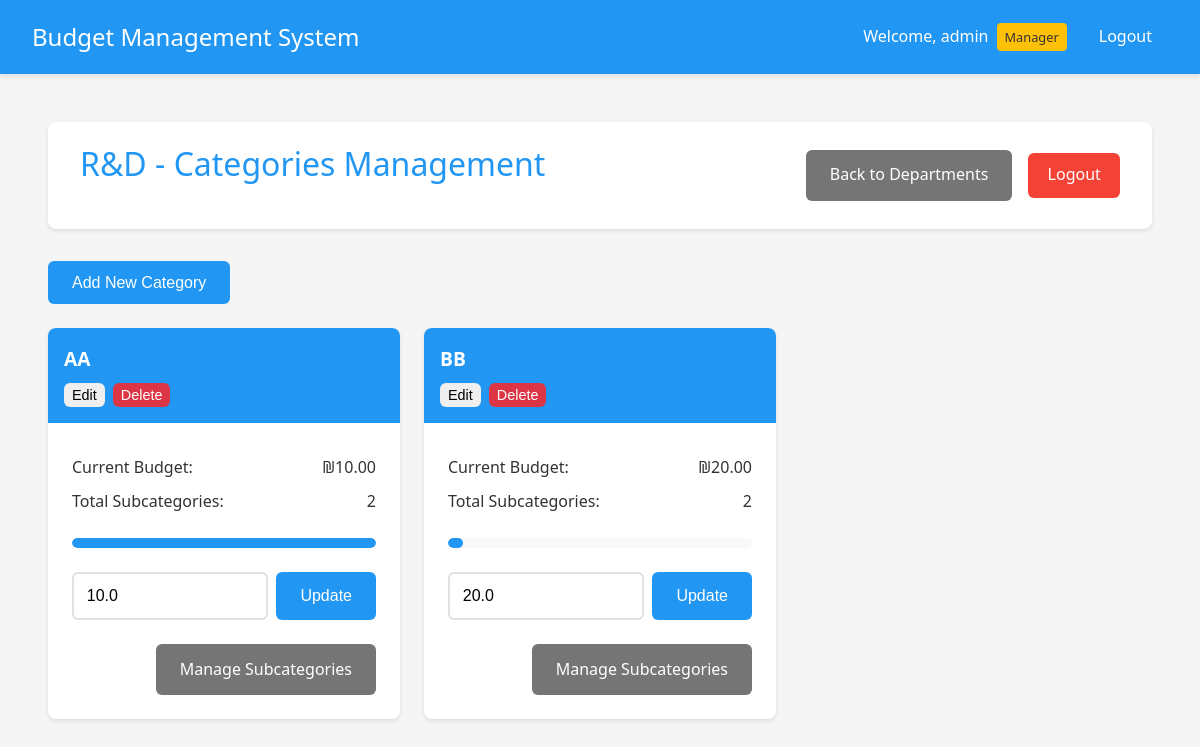
The app's page /manager/categories/1 (signed in) with its own data.
### app.py (models this page shows, shortened)
class User(UserMixin, db.Model):
    __tablename__ = 'user'
    id = db.Column(db.Integer, primary_key=True)
    username = db.Column(db.String(80), unique=True, nullable=False)
    password = db.Column(db.String(120), nullable=False)
    is_manager = db.Column(db.Boolean, default=False)
    is_admin = db.Column(db.Boolean, default=False)
    department_id = db.Column(db.Integer, db.ForeignKey('department.id'))
    status = db.Column(db.String(20), default='active')  # active, inactive, pending
    submitted_expenses = db.relationship('Expense',
                                       primaryjoin='User.id==Expense.user_id',
                                       backref='submitter',
                                       lazy=True)
    handled_expenses = db.relationship('Expense',
                                     primaryjoin='User.id==Expense.manager_id',
                                     backref='handler',
                                     lazy=True)

class Department(db.Model):
    __tablename__ = 'department'
    id = db.Column(db.Integer, primary_key=True)
    name = db.Column(db.String(100), nullable=False)
    budget = db.Column(db.Float, default=0.0)
    users = db.relationship('User', backref='department', lazy=True)
    categories = db.relationship('Category', backref='department', lazy=True)

class Category(db.Model):
    __tablename__ = 'category'
    id = db.Column(db.Integer, primary_key=True)
    name = db.Column(db.String(100), nullable=False)
    budget = db.Column(db.Float, default=0.0)
    department_id = db.Column(db.Integer, db.ForeignKey('department.id'), nullable=False)
    subcategories = db.relationship('Subcategory', backref='category', lazy=True)

### app.py (the view)
@app.route('/manager/categories/<int:dept_id>')
@login_required
def manage_categories(dept_id):
    if not current_user.is_manager:
        flash('Access denied. Manager privileges required.', 'danger')
        return redirect(url_for('index'))
    if not current_user.username == 'admin' and current_user.department_id != dept_id:
        flash('Access denied. You can only manage your own department.', 'danger')
        return redirect(url_for('manage_departments'))
    department = Department.query.get_or_404(dept_id)
    return render_template('manage_categories.html', department=department)

### app.py (called while the page is built)
@login_manager.user_loader
def load_user(user_id):
    return User.query.get(int(user_id))

@app.template_filter('min_value')
def min_value(value, limit):
    return min(value, limit)

@app.template_filter('format_currency')
def format_currency(value):
    return f"₪{value:,.2f}"

### templates/manage_categories.html (shortened to what this page needs)
{% extends "base.html" %}
{% block content %}
<div class="container">
    <header>
        <h1>{{ department.name }} - Categories Management</h1>
        <div class="header-actions">
            <a href="{{ url_for('manage_departments') }}" class="button secondary">Back to Departments</a>
            <a href="{{ url_for('logout') }}" class="logout-btn">Logout</a>
        </div>
    </header>
    {% if current_user.username == 'admin' or (current_user.is_manager and current_user.department_id == department.id) %}
    <div class="admin-controls">
        <button onclick="showAddCategoryModal()" class="button primary">Add New Category</button>
    </div>
    {% endif %}
    <div class="budget-grid">
        {% for category in department.categories %}
        <div class="budget-card">
            <div class="budget-header">
                <h3>{{ category.name }}</h3>
                {% if current_user.username == 'admin' or (current_user.is_manager and current_user.department_id == department.id) %}
                <div class="category-actions">
                    <button onclick="showEditCategoryModal({{ category.id }}, '{{ category.name }}', {{ category.budget }})" class="button small">Edit</button>
                    <button onclick="deleteCategory({{ category.id }})" class="button small danger">Delete</button>
                </div>
                {% endif %}
            </div>
            <div class="budget-body">
                <div class="budget-info">
                    <p><strong>Current Budget:</strong> {{ category.budget|format_currency }}</p>
                    <p><strong>Total Subcategories:</strong> {{ category.subcategories|length }}</p>
                </div>
                <div class="budget-progress">
                    {% set total_expenses = namespace(value=0) %}
                    {% for subcategory in category.subcategories %}
                        {% for expense in subcategory.expenses %}
                            {% if expense.status == 'approved' %}
                                {% set total_expenses.value = total_expenses.value + expense.amount %}
                            {% endif %}
                        {% endfor %}
                    {% endfor %}
                    {% set usage_percent = (total_expenses.value / category.budget * 100) if category.budget > 0 else 0 %}
                    <div class="progress-bar">
                        <div class="progress-fill" style="width: {{ usage_percent|min_value(100) }}%" data-usage="{{ "%.1f"|format(usage_percent) }}%"></div>
                    </div>
                </div>
                {% if current_user.username == 'admin' or (current_user.is_manager and current_user.department_id == department.id) %}
                <div class="budget-form">
                    <div class="budget-input">
                        <input type="number" step="0.01" min="0" value="{{ category.budget }}" id="budget-{{ category.id }}" class="form-control">
                        <button onclick="updateBudget({{ category.id }})" class="button primary">Update</button>
                    </div>
                </div>
                {% endif %}
                <div class="budget-actions">
                    <a href="{{ url_for('manage_subcategories', cat_id=category.id) }}" class="button secondary">Manage Subcategories</a>
                </div>
            </div>
        </div>
        {% endfor %}
    </div>
</div>
{% endblock %}

### templates/base.html (shortened to what this page needs)
<!DOCTYPE html>
<html lang="en">
<head>
    <link rel="stylesheet" href="{{ url_for('static', filename='style.css') }}">
</head>
<body>
    <nav class="navbar">
        <div class="nav-brand">Budget Management System</div>
        <div class="nav-items">
            {% if current_user.is_authenticated %}
                <span class="user-info">
                    Welcome, {{ current_user.username }}
                    {% if current_user.is_manager %}
                        <span class="badge">Manager</span>
                    {% endif %}
                </span>
                <a href="{{ url_for('logout') }}" class="nav-link">Logout</a>
            {% else %}
                <a href="{{ url_for('login') }}" class="nav-link">Login</a>
            {% endif %}
        </div>
    </nav>
    <div class="content">
        {% block content %}{% endblock %}
    </div>
</body>
</html>

### static/style.css (style rules this page uses)
:root { --primary-color: #2196F3; --secondary-color: #FFC107; --success-color: #4CAF50; --danger-color: #f44336; --text-color: #333; --bg-color: #f5f5f5; --card-bg: #ffffff; --background-light: #f8f9fa; }
* { margin: 0; padding: 0; box-sizing: border-box; transition: all 0.3s ease; }
body { font-family: 'Segoe UI', Roboto, Arial, sans-serif; background-color: var(--bg-color); color: var(--text-color); line-height: 1.6; }
.container { max-width: 1200px; margin: 0 auto; padding: 1rem; }
header { background-color: var(--card-bg); padding: 1rem 2rem; box-shadow: 0 2px 4px rgba(0,0,0,0.1); margin-bottom: 2rem; border-radius: 8px; display: flex; justify-content: space-between; align-items: center; }
h1 { color: var(--primary-color); font-weight: 500; margin-bottom: 1.5rem; }
input[type="text"], input[type="password"], input[type="number"], textarea { width: 100%; padding: 0.8rem; border: 2px solid #e0e0e0; border-radius: 6px; font-size: 1rem; transition: border-color 0.3s ease; }
.button, button { display: inline-flex; align-items: center; justify-content: center; padding: 0.8rem 1.5rem; border: none; border-radius: 6px; font-size: 1rem; font-weight: 500; cursor: pointer; text-decoration: none; transition: transform 0.2s ease, box-shadow 0.2s ease; }
.button.primary { background-color: var(--primary-color); color: white; }
.button.secondary { background-color: #757575; color: white; }
.logout-btn { background-color: var(--danger-color); color: white; padding: 0.6rem 1.2rem; border-radius: 6px; text-decoration: none; font-weight: 500; }
.button.small { padding: 0.4rem 0.8rem; font-size: 0.875rem; }
.header-actions { display: flex; gap: 1rem; align-items: center; }
.budget-grid { display: grid; grid-template-columns: repeat(auto-fill, minmax(300px, 1fr)); gap: 1.5rem; margin-top: 1.5rem; }
.budget-card { background: white; border-radius: 8px; box-shadow: 0 2px 4px rgba(0,0,0,0.1); overflow: hidden; transition: transform 0.2s ease-in-out, box-shadow 0.2s ease-in-out; }
.budget-header { padding: 1rem; background: var(--primary-color); color: white; }
.budget-header h3 { margin: 0; font-size: 1.2rem; }
.budget-body { padding: 1.5rem; }
.budget-info { margin-bottom: 1.5rem; }
.budget-info p { margin: 0.5rem 0; color: var(--text-color); display: flex; justify-content: space-between; align-items: center; }
.budget-info p strong { font-weight: 500; }
.budget-progress { margin: 1.5rem 0; }
.progress-bar { width: 100%; height: 10px; background-color: var(--background-light); border-radius: 5px; overflow: hidden; position: relative; }
.progress-fill { height: 100%; background-color: var(--primary-color); border-radius: 5px; position: relative; }
.progress-fill::after { content: attr(data-usage); position: absolute; right: 0; top: -20px; font-size: 0.875rem; color: var(--text-color); }
.budget-form { margin-top: 1.5rem; }
.budget-input { display: flex; gap: 0.5rem; }
.budget-input input { flex: 1; }
.budget-actions { margin-top: 1.5rem; display: flex; justify-content: flex-end; }
.navbar { background-color: var(--primary-color); padding: 1rem 2rem; color: white; display: flex; justify-content: space-between; align-items: center; box-shadow: 0 2px 4px rgba(0,0,0,0.1); }
.nav-brand { font-size: 1.5rem; font-weight: 500; }
.nav-items { display: flex; align-items: center; gap: 1rem; }
.user-info { display: flex; align-items: center; gap: 0.5rem; }
.badge { background-color: var(--secondary-color); color: var(--text-color); padding: 0.25rem 0.5rem; border-radius: 4px; font-size: 0.8rem; font-weight: 500; }
.nav-link { color: white; text-decoration: none; padding: 0.5rem 1rem; border-radius: 4px; transition: background-color 0.3s; }
.content { padding: 2rem; }

### templates/manage_categories.html (style rules this page uses)
.admin-controls { margin-bottom: 20px; }
.category-actions { display: flex; gap: 8px; margin-top: 8px; }
.button.small { padding: 4px 8px; font-size: 0.9em; }
.button.danger { background-color: #dc3545; color: white; }

### records on screen
User: username "admin"
Department: name "R&D"
Category: name "AA", budget "₪10.00", subcategories|length "2", {{ usage_percent|min_value(100) }} 100 (drawn), budget "10.0"
Category: name "BB", budget "₪20.00", subcategories|length "2", {{ usage_percent|min_value(100) }} 5.0 (drawn), budget "20.0"
